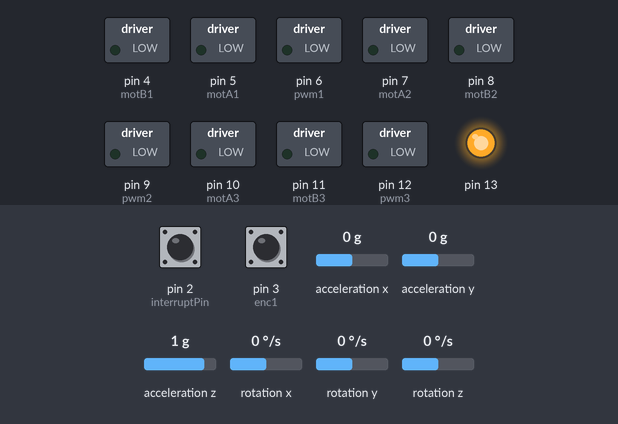
Recording of a sketch running on a simulated Arduino Uno, built with avr-gcc and run on an emulated ATmega328P. Parts: switched loads named in the sketch (green lamp = pin HIGH), output pins drawn as LEDs (lit = HIGH). The inputs (shaded band) are chosen by the test bench; at power-on: acceleration x 0 g, acceleration y 0 g, acceleration z 1 g, pin 2 (interruptPin) LOW, pin 3 (enc1) HIGH, rotation x 0 °/s, rotation y 0 °/s, rotation z 0 °/s. The sensor or clock chip raises its interrupt line as the real part does; what the sketch prints to the serial monitor is not drawn.

Above: at 3.7 s.
3.8 s: acceleration x set to -1.4 g
At 4.8 s:
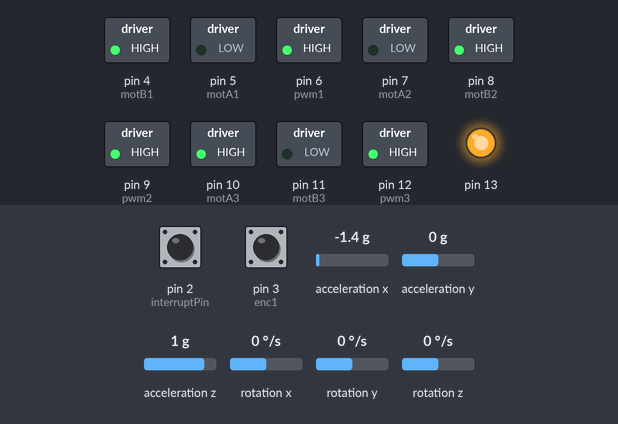
5.3 s: acceleration y set to -1 g
8.3 s: acceleration y set to -1.3 g
9.8 s: acceleration z set to 0.8 g
At 10.6 s:
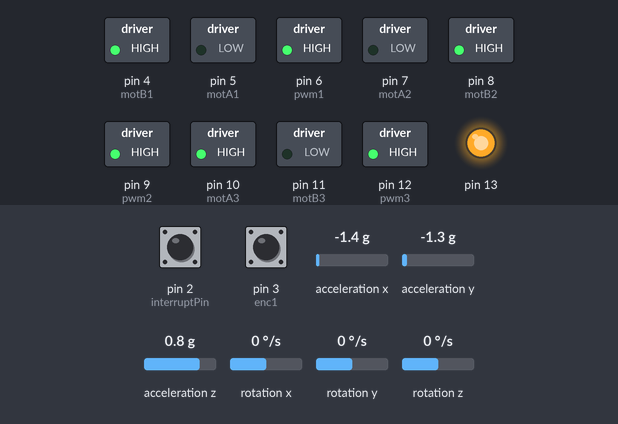
11.3 s: acceleration x set to -0.8 g
At 12.66 s:
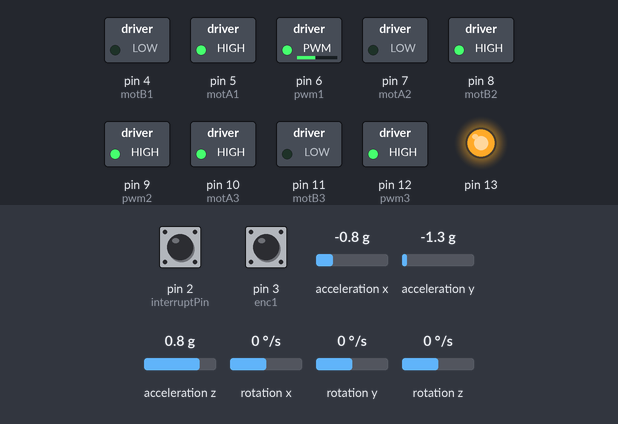
14.3 s: acceleration x set to 0.1 g
At 26.9 s:
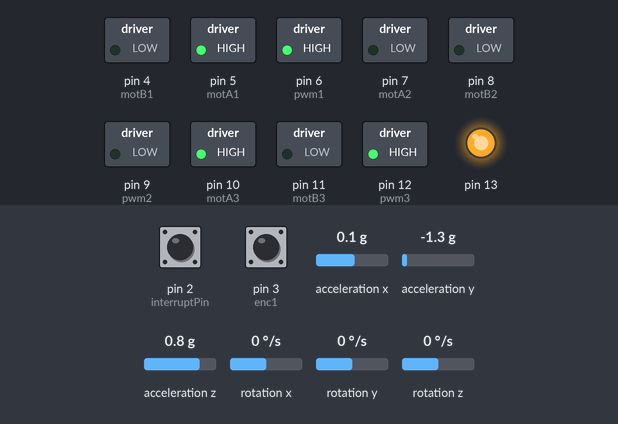
Timing chart, 0 to 29.5 s (numbered marks = the images above; inputs shaded):
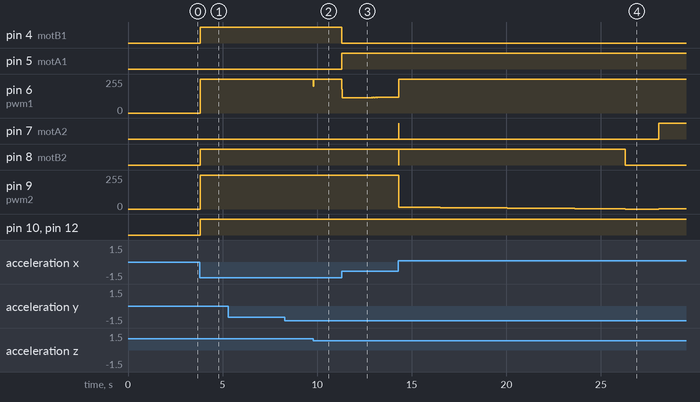

Measured:
- after the input at 3.8 s, pin 4 (motB1), pin 8 (motB2), pin 10 (motA3), pin 12 (pwm3): LOW → HIGH at once; pin 6 (pwm1), pin 9 (pwm2): 0/255 → 255/255 at once
- after the input at 9.8 s, pin 6 (pwm1): 255/255 → 200/255 at once, → 255/255 0.01 s later
- after the input at 11.3 s, pin 4 (motB1): HIGH → LOW at once; pin 5 (motA1): LOW → HIGH at once
- after the input at 14.3 s, pin 7 (motA2): LOW → HIGH at once, → LOW 0.01 s later, → HIGH 13.7 s later; pin 8 (motB2): HIGH → LOW at once, → HIGH 0.01 s later, → LOW 12.0 s later

The sketch:

pid_classic.ino
```cpp
#include <digitalWriteFast.h>
#include "I2Cdev.h"
#include "MPU6050_6Axis_MotionApps20.h"

#if I2CDEV_IMPLEMENTATION == I2CDEV_ARDUINO_WIRE
    #include "Wire.h"
#endif

#include <PID_v1.h>

// MPU6050 and DMP initialization
MPU6050 mpu;
#define interruptPin 2
bool dmpReady = false;
uint8_t mpuIntStatus;
uint8_t devStatus;
uint16_t packetSize;
uint16_t fifoCount;
uint8_t fifoBuffer[64];

Quaternion q;
VectorFloat gravity;
float ypr[3];  // yaw, pitch, roll

// Motor encoder inputs
int enc1 = 3;
int enc2 = 18;
int enc3 = 19;

// Motor control pins
int pwm1 = 6, motA1 = 5, motB1 = 4;
int pwm2 = 9, motA2 = 7, motB2 = 8;
int pwm3 = 12, motA3 = 10, motB3 = 11;

// Velocity measurement and encoder counters
volatile int contador1 = 0;
volatile int contador2 = 0;
volatile int contador3 = 0;

// PID variables
float pitch, roll;
float pitchOffset = 0, rollOffset = 0;
float elapsedTime, time, timePrev;
float pid_pitch, pid_roll;
float previous_error_pitch, previous_error_roll;
float pid_p_pitch = 0, pid_i_pitch = 0, pid_d_pitch = 0;
float pid_p_roll = 0, pid_i_roll = 0, pid_d_roll = 0;
float kp = 30, ki = 0.3, kd = 0.05;
float desired_angle = 0;
float smoothed_pitch, smoothed_roll;

// Interrupt flag
volatile bool mpuInterrupt = false;

// MPU6050 interrupt callback
void dmpDataReady() {
  mpuInterrupt = true;
}

// Calculate MPU offsets for pitch and roll
void calibrarOffsetMPU() {
  int numLecturas = 200;
  float pitchSum = 0, rollSum = 0;

  for (int i = 0; i < numLecturas; i++) {
    MPU6050();  // read pitch and roll
    pitchSum += pitch;
    rollSum += roll;
    delay(10);
  }

  pitchOffset = pitchSum / numLecturas;
  rollOffset = rollSum / numLecturas;
}

// Setup all system components
void setup() {
  #if I2CDEV_IMPLEMENTATION == I2CDEV_ARDUINO_WIRE
    Wire.begin();
    Wire.setClock(400000); // Set I2C to 400kHz
  #endif

  mpu.initialize();
  pinMode(interruptPin, INPUT);
  devStatus = mpu.dmpInitialize();

  mpu.setXGyroOffset(220);
  mpu.setYGyroOffset(76);
  mpu.setZGyroOffset(-85);
  mpu.setZAccelOffset(1788);

  if (devStatus == 0) {
    mpu.CalibrateAccel(6);
    mpu.CalibrateGyro(6);
    mpu.PrintActiveOffsets();
    mpu.setDMPEnabled(true);
    attachInterrupt(digitalPinToInterrupt(interruptPin), dmpDataReady, RISING);
    mpuIntStatus = mpu.getIntStatus();
    dmpReady = true;
    packetSize = mpu.dmpGetFIFOPacketSize();
  }

  // Motor pin configuration
  pinMode(motA1, OUTPUT); pinMode(motB1, OUTPUT); pinMode(pwm1, OUTPUT);
  pinMode(motA2, OUTPUT); pinMode(motB2, OUTPUT); pinMode(pwm2, OUTPUT);
  pinMode(motA3, OUTPUT); pinMode(motB3, OUTPUT); pinMode(pwm3, OUTPUT);
  pinMode(13, OUTPUT);

  // Serial and encoder setup
  Serial.begin(2000000);
  attachInterrupt(digitalPinToInterrupt(enc1), inter1, RISING);
  attachInterrupt(digitalPinToInterrupt(enc2), inter2, RISING);
  attachInterrupt(digitalPinToInterrupt(enc3), inter3, RISING);
  digitalWrite(13, HIGH);

  calibrarOffsetMPU(); // Calibrate pitch/roll offsets
}

// Main control loop
void loop() {
  float pv1 = (60 * contador1 / 11.0) * 10;
  float pv2 = (60 * contador2 / 11.0) * 10;
  float pv3 = (60 * contador3 / 11.0) * 10;

  MP6050();  // update pitch, roll and compute PID

  Serial.print(pitch);
  Serial.print("@");
  Serial.println(roll);

  setMotorSpeed(pid_pitch, pid_roll);

  // Reset encoder counters
  contador1 = 0;
  contador2 = 0;
  contador3 = 0;
}

// Encoder interrupts
void inter1() { contador1++; }
void inter2() { contador2++; }
void inter3() { contador3++; }

// Read orientation and compute PID
void MP6050() {
  timePrev = time;
  time = millis();
  elapsedTime = (time - timePrev) / 1000;

  if (mpu.dmpGetCurrentFIFOPacket(fifoBuffer)) {
    mpu.dmpGetQuaternion(&q, fifoBuffer);
    mpu.dmpGetGravity(&gravity, &q);
    mpu.dmpGetYawPitchRoll(ypr, &q, &gravity);
    pitch = ypr[1] * 180 / M_PI;
    roll = ypr[2] * 180 / M_PI;
  }

  // Smoothing values
  float alpha = 1;
  smoothed_pitch = alpha * pitch;
  smoothed_roll = alpha * roll;

  // Calculate errors
  float error_pitch = pitch - desired_angle;
  float error_roll = roll - desired_angle;

  // PID for pitch
  pid_p_pitch = kp * error_pitch;
  pid_i_pitch += ki * error_pitch * elapsedTime;
  pid_d_pitch = kd * (error_pitch - previous_error_pitch) / elapsedTime;
  pid_pitch = pid_p_pitch + pid_i_pitch + pid_d_pitch;

  // PID for roll
  pid_p_roll = kp * error_roll;
  pid_i_roll += ki * error_roll * elapsedTime;
  pid_d_roll = kd * (error_roll - previous_error_roll) / elapsedTime;
  pid_roll = pid_p_roll + pid_i_roll + pid_d_roll;

  previous_error_pitch = error_pitch;
  previous_error_roll = error_roll;

  mpuInterrupt = false;
}

// Apply PID output to each motor
void setMotorSpeed(long pitchOutput, long rollOutput) {
  float m1 = -0.5 * rollOutput + 0.866 * pitchOutput;
  float m2 = 1.0 * pitchOutput;
  float m3 = -0.5 * rollOutput - 0.866 * pitchOutput;

  m1 *= 1;
  m2 *= 1;
  m3 *= 1;

  int pwm1_calc = constrain(m1, -255, 255);
  int pwm2_calc = constrain(m2, -255, 255);
  int pwm3_calc = constrain(m3, -255, 255);

  controlMotor(pwm1_calc, motA1, motB1, pwm1);
  controlMotor(pwm2_calc, motA2, motB2, pwm2);
  controlMotor(pwm3_calc, motA3, motB3, pwm3);

  Serial.print(pwm1_calc); Serial.print("@");
  Serial.print(pwm2_calc); Serial.print("@");
  Serial.print(pwm3_calc); Serial.print("@");
}

// Set direction and speed for a single motor
void controlMotor(int pwmValue, int motorA, int motorB, int pwmPin) {
  if (pwmValue > 0) {
    digitalWriteFast(motorA, HIGH);
    digitalWriteFast(motorB, LOW);
  } else if (pwmValue < 0) {
    digitalWriteFast(motorA, LOW);
    digitalWriteFast(motorB, HIGH);
  } else {
    digitalWriteFast(motorA, LOW);
    digitalWriteFast(motorB, LOW);
  }
  analogWrite(pwmPin, abs(pwmValue));
}
```
